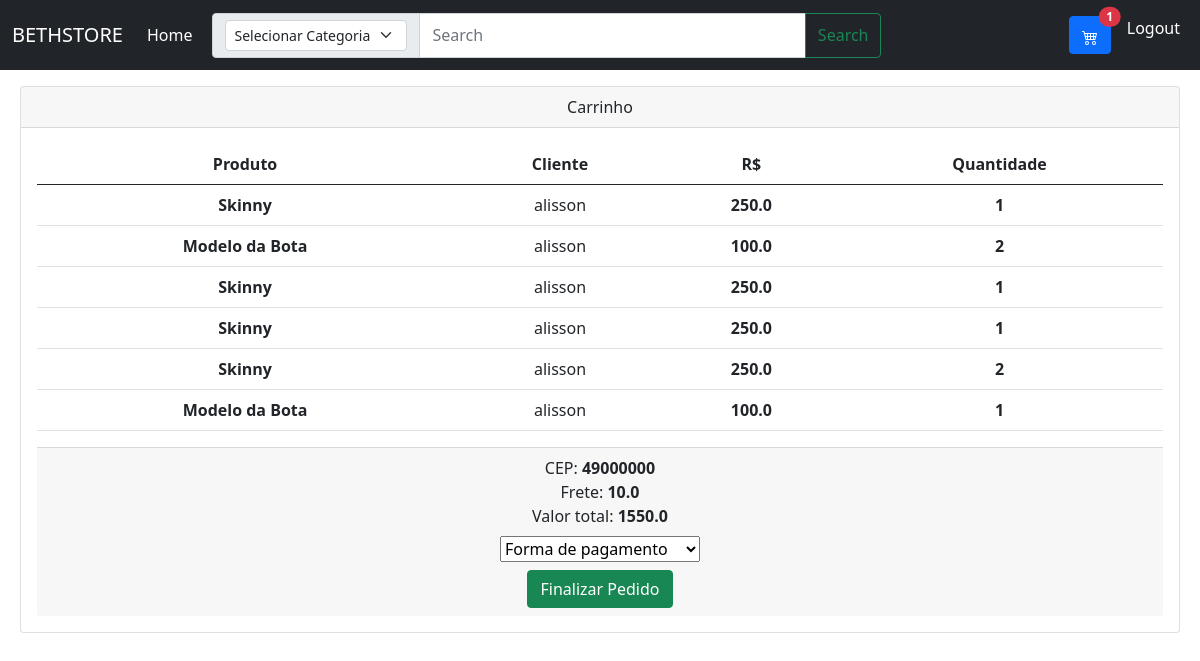
The page /carrinho (signed in) on the database its author committed.
### app/models/tables.py (models this page shows)
class Carrinho(db.Model):
    id = db.Column(db.Integer, primary_key = True, autoincrement = True)
    quantidade = db.Column(db.Integer)
    valor_frete = db.Column(db.Float)
    previsao_entrega = db.Column(db.Integer)
    id_cliente = db.Column(db.Integer, db.ForeignKey("cliente.id"))
    cliente = db.relationship("Cliente", foreign_keys = id_cliente)
    id_produto = db.Column(db.Integer, db.ForeignKey("produto.id"))
    produto = db.relationship("Produto", foreign_keys = id_produto)

class Produto(db.Model):
    id = db.Column(db.Integer, primary_key = True, autoincrement = True)
    marca = db.Column(db.String)
    modelo = db.Column(db.String)
    preco = db.Column(db.Float)
    tamanho = db.Column(db.String)
    quantidade = db.Column(db.Integer)
    inf_tecnica = db.Column(db.String)
    descricao = db.Column(db.String)
    id_imagem = db.Column(db.Integer, db.ForeignKey("imagem.id"))
    imagem = db.relationship("Imagem", foreign_keys = id_imagem)
    id_categoria = db.Column(db.Integer, db.ForeignKey("categoria.id"))
    categoria = db.relationship("Categoria", foreign_keys = id_categoria)

class Cliente(db.Model):
    id  = db.Column(db.Integer, primary_key = True, autoincrement = True)
    nome = db.Column(db.String)
    cpf = db.Column(db.String)
    endereco = db.Column(db.String)
    telefone = db.Column(db.String)
    cep = db.Column(db.String)
    id_usuario = db.Column(db.Integer, db.ForeignKey("usuario.id"))
    usuario = db.relationship("Usuario", foreign_keys = id_usuario)

### app/controllers/carrinhoController.py (the view)
@carrinhoController.route("/carrinho", methods=["GET", "POST"])
@login_required
def carrinho():
    categorias = Categoria.query.all()
    cliente = Cliente.query.filter_by(id_usuario=current_user.id).first()
    id = cliente.id
    carrinho = Carrinho.query.filter_by(id_cliente=id)
    item = Carrinho.query.filter_by(id_cliente=id).first()
    valor = item.valor_frete
    total = 0
    for items in carrinho:
        total = total + (items.produto.preco * items.quantidade)
    return render_template("carrinho.html", usuario = current_user, carrinho=carrinho, categorias=categorias, frete = valor, total = total, cliente=cliente)

### app/__init__.py (called while the page is built)
@login_manager.user_loader
def load_user(id):
    return Usuario.query.get(int(id))

### app/templates/carrinho.html (shortened to what this page needs)
{% extends "base.html" %}
{% block content %}
<div class="card text-center " style="margin-left: 20px; margin-right: 20px">
  <div class="card-header">
    Carrinho
  </div>
  <div class="card-body">
    <table class="table">
      <thead>
        <tr>
          <th scope="col">Produto</th>
          <th scope="col">Cliente</th>
          <th scope="col">R$</th>
          <th scope="col">Quantidade</th>
        </tr>
      </thead>
      <tbody>
        {% for items in carrinho %}
        <tr>
          <th >{{items.produto.modelo}}</th>
          <td>{{items.cliente.nome}}</td>
          <th>{{items.produto.preco}}</th>
          <th>
            {{items.quantidade}}
          </th>
        </tr>
        {% endfor%}
      </tbody>
    </table>
  <div class="card-footer ">
    CEP: <strong>{{cliente.cep}}</strong>
    <div>
      Frete: <strong>{{frete}}</strong>
    </div>
    <div>
      Valor total: <strong>{{total}}</strong>
    </div>
    <form action="" method="post">
      <div class="mt-2">
        <select name="pagamento" style="width: 200px;">
          <option selected value="0">Forma de pagamento</option>
      </select>
      </div>
      <button type="submit" class="btn btn-success mt-2">Finalizar Pedido</button>
    </form>
  </div>
</div>
{% endblock content %}

### app/templates/base.html (shortened to what this page needs)
<!doctype html>
<html lang="pt-br">
<head>
<link href="https://cdn.jsdelivr.net/npm/bootstrap@5.0.2/dist/css/bootstrap.min.css" rel="stylesheet">
</head>
<body>
    <nav class="navbar navbar-expand-lg navbar-dark bg-dark mb-3">
        <div class="container-fluid">
          <a class="navbar-brand" href="/">BETHSTORE</a>
            <div class="collapse navbar-collapse" id="navbarTogglerDemo03">
                <ul class="navbar-nav me-auto mb-2 mb-lg-0">
                <li class="nav-item">
                    <a class="nav-link active" aria-current="page" href="#">Home</a>
                </li>
                </ul>
                <form method="POST" action="{{ url_for('controllers.busca')}}" class="container" >
                    <div class="input-group" style="width: 80%;" >
                        <span class="input-group-text" id="basic-addon1">
                            <select class="form-select form-select-sm" aria-label=".form-select-sm example" name="categoria">
                                <option selected value="0">Selecionar Categoria</option>
                            </select>
                        </span>
                        <input type="text" class="form-control" name="busca" placeholder="Search" aria-label="Username" aria-describedby="basic-addon1" >
                        <button class="btn btn-outline-success" type="submit">Search</button>
                    </div>
                </form>
                <ul class="navbar-nav me-auto mb-2 mb-lg-0">
                    {% if usuario.is_authenticated %}
                        {% if usuario.admin == True %}
                        <li class="nav-item">
                            <a class="nav-link active" aria-current="page" href="/#">Admin</a>
                        </li>
                        {% else %}
                        <li class="nav-item">
                            <a class="nav-link active" aria-current="page" href="/carrinho"><button class="btn btn-primary position-relative">
                                <span class="position-absolute top-0 start-100 translate-middle badge rounded-pill bg-danger">
                                    1
                                </span>
                              </button> </a>
                        </li>
                        {% endif %}
                    <li class="nav-item">
                        <a class="nav-link active" aria-current="page" href="/logout">Logout</a>
                    </li>
                    {% endif %}
                </ul>
            </div>
        </div>
    </nav>
    <div>
        {% block content %}
        {% endblock content %}
    </div>
  </body>
</html>

### rows shown on the page
Carrinho: produto.modelo "Skinny", cliente.nome "alisson", produto.preco "250.0", quantidade "1", valor_frete "10.0"
Carrinho: produto.modelo "Modelo da Bota", cliente.nome "alisson", produto.preco "100.0", quantidade "2"
Carrinho: produto.modelo "Skinny", cliente.nome "alisson", produto.preco "250.0", quantidade "1"
Carrinho: produto.modelo "Skinny", cliente.nome "alisson", produto.preco "250.0", quantidade "1"
Carrinho: produto.modelo "Skinny", cliente.nome "alisson", produto.preco "250.0", quantidade "2"
Carrinho: produto.modelo "Modelo da Bota", cliente.nome "alisson", produto.preco "100.0", quantidade "1"
Cliente: cep "49000000"

### other values the page prints
{{ total }} "1550.0"
